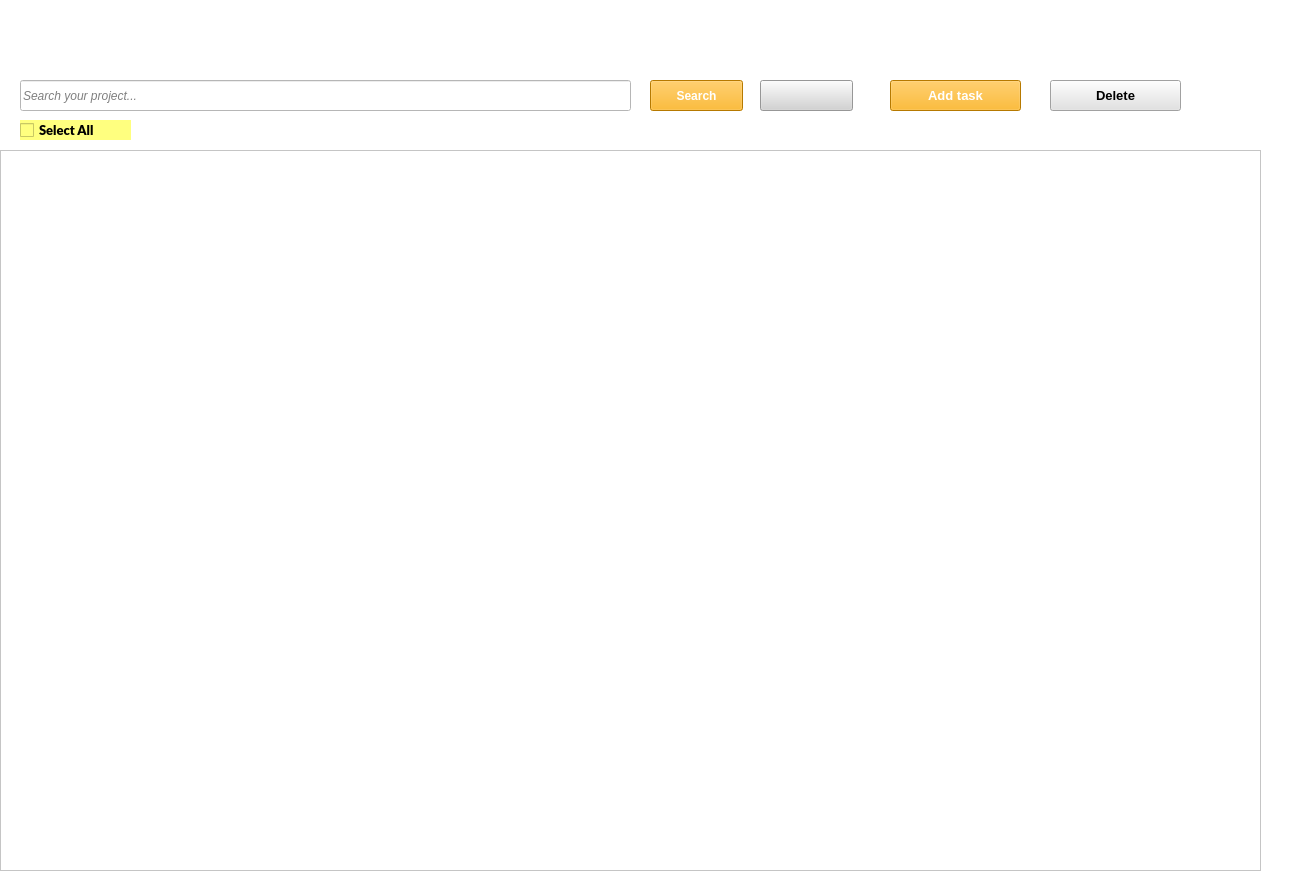
         <widget class="QWidget" name="tab_14">
          <property name="styleSheet">
           <string notr="true">background-color: rgb(255, 255, 255);</string>
          </property>
          <attribute name="title">
           <string>Canceled</string>
          </attribute>
          <widget class="QLineEdit" name="lineEditSearchCanceled">
           <property name="geometry">
            <rect>
             <x>20</x>
             <y>80</y>
             <width>611</width>
             <height>31</height>
            </rect>
           </property>
           <property name="font">
            <font>
             <italic>true</italic>
            </font>
           </property>
           <property name="styleSheet">
            <string notr="true">background-color: rgb(255, 255, 255);</string>
           </property>
           <property name="placeholderText">
            <string>Search your project...</string>
           </property>
          </widget>
          <widget class="QPushButton" name="pushButtonCanceledReload">
           <property name="geometry">
            <rect>
             <x>760</x>
             <y>80</y>
             <width>93</width>
             <height>31</height>
            </rect>
           </property>
           <property name="styleSheet">
            <string notr="true">background-color: rgb(211, 211, 211);</string>
           </property>
           <property name="text">
            <string/>
           </property>
           <property name="icon">
            <iconset>
             <normaloff>../../Image/refresh_8208127.png</normaloff>../../Image/refresh_8208127.png</iconset>
           </property>
           <property name="iconSize">
            <size>
             <width>30</width>
             <height>30</height>
            </size>
           </property>
          </widget>
          <widget class="QPushButton" name="pushButtonCanceledDelete">
           <property name="geometry">
            <rect>
             <x>1050</x>
             <y>80</y>
             <width>131</width>
             <height>31</height>
            </rect>
           </property>
           <property name="font">
            <font>
             <pointsize>10</pointsize>
             <weight>75</weight>
             <bold>true</bold>
            </font>
           </property>
           <property name="styleSheet">
            <string notr="true">background-color: rgb(208, 208, 208);
background-color: rgb(226, 226, 226);</string>
           </property>
           <property name="text">
            <string>Delete</string>
           </property>
           <property name="icon">
            <iconset>
             <normaloff>../../Image/minus_10023881.png</normaloff>../../Image/minus_10023881.png</iconset>
           </property>
          </widget>
          <widget class="QPushButton" name="pushButtonCanceledAddTask">
           <property name="geometry">
            <rect>
             <x>890</x>
             <y>80</y>
             <width>131</width>
             <height>31</height>
            </rect>
           </property>
           <property name="font">
            <font>
             <pointsize>10</pointsize>
             <weight>75</weight>
             <bold>true</bold>
            </font>
           </property>
           <property name="styleSheet">
            <string notr="true">color: rgb(255, 255, 255);
background-color: rgb(255, 0, 0);
background-color: rgb(255, 170, 0);</string>
           </property>
           <property name="text">
            <string>Add task</string>
           </property>
           <property name="icon">
            <iconset>
             <normaloff>../../Image/plus_10023858.png</normaloff>../../Image/plus_10023858.png</iconset>
           </property>
          </widget>
          <widget class="QTableWidget" name="tableWidgetCanceled">
           <property name="enabled">
            <bool>true</bool>
           </property>
           <property name="geometry">
            <rect>
             <x>0</x>
             <y>150</y>
             <width>1261</width>
             <height>721</height>
            </rect>
           </property>
           <property name="font">
            <font>
             <family>Lato Black</family>
             <weight>75</weight>
             <bold>true</bold>
            </font>
           </property>
           <property name="styleSheet">
            <string notr="true">background-color: rgb(255, 255, 255);</string>
           </property>
           <property name="editTriggers">
            <set>QAbstractItemView::NoEditTriggers</set>
           </property>
           <property name="dragDropOverwriteMode">
            <bool>true</bool>
           </property>
           <property name="columnCount">
            <number>0</number>
           </property>
          </widget>
          <widget class="QPushButton" name="pushButtonCanceledSearch">
           <property name="geometry">
            <rect>
             <x>650</x>
             <y>80</y>
             <width>93</width>
             <height>31</height>
            </rect>
           </property>
           <property name="font">
            <font>
             <weight>75</weight>
             <bold>true</bold>
            </font>
           </property>
           <property name="styleSheet">
            <string notr="true">color: rgb(255, 255, 255);
background-color: rgb(255, 170, 0);
background-color: rgb(255, 0, 0);
background-color: rgb(255, 170, 0);</string>
           </property>
           <property name="text">
            <string>Search</string>
           </property>
           <property name="icon">
            <iconset>
             <normaloff>../../Image/magnifying-glass_11461318.png</normaloff>../../Image/magnifying-glass_11461318.png</iconset>
           </property>
          </widget>
          <widget class="QLabel" name="ProjectListAll_6">
           <property name="geometry">
            <rect>
             <x>0</x>
             <y>0</y>
             <width>1291</width>
             <height>71</height>
            </rect>
           </property>
           <property name="font">
            <font>
             <family>Lato Black</family>
             <pointsize>20</pointsize>
             <weight>75</weight>
             <bold>true</bold>
            </font>
           </property>
           <property name="styleSheet">
            <string notr="true">QLabel {
    color: white;
    font-weight: bold;
    padding: 15px;
    border-radius: 8px;
    background: qlineargradient(spread:pad, x1:0, y1:0, x2:1, y2:0, 
                                stop:0 #FF512F, stop:0.5 #F09819, stop:1 #FF512F);
}</string>
           </property>
           <property name="text">
            <string>CANCELED PROJECT LIST</string>
           </property>
           <property name="alignment">
            <set>Qt::AlignCenter</set>
           </property>
          </widget>
          <widget class="QCheckBox" name="checkBoxSelectAllCanceled">
           <property name="geometry">
            <rect>
             <x>20</x>
             <y>120</y>
             <width>111</width>
             <height>20</height>
            </rect>
           </property>
           <property name="font">
            <font>
             <family>Lato Black</family>
             <pointsize>10</pointsize>
             <weight>75</weight>
             <bold>true</bold>
            </font>
           </property>
           <property name="styleSheet">
            <string notr="true">background-color: rgb(255, 255, 127);</string>
           </property>
           <property name="text">
            <string>Select All</string>
           </property>
          </widget>
          <widget class="QLabel" name="label_24">
           <property name="geometry">
            <rect>
             <x>380</x>
             <y>10</y>
             <width>55</width>
             <height>51</height>
            </rect>
           </property>
           <property name="styleSheet">
            <string notr="true">background-color: transparent;
</string>
           </property>
           <property name="text">
            <string/>
           </property>
           <property name="pixmap">
            <pixmap>../../Image/cross_7083867.png</pixmap>
           </property>
           <property name="scaledContents">
            <bool>true</bool>
           </property>
          </widget>
         </widget>
